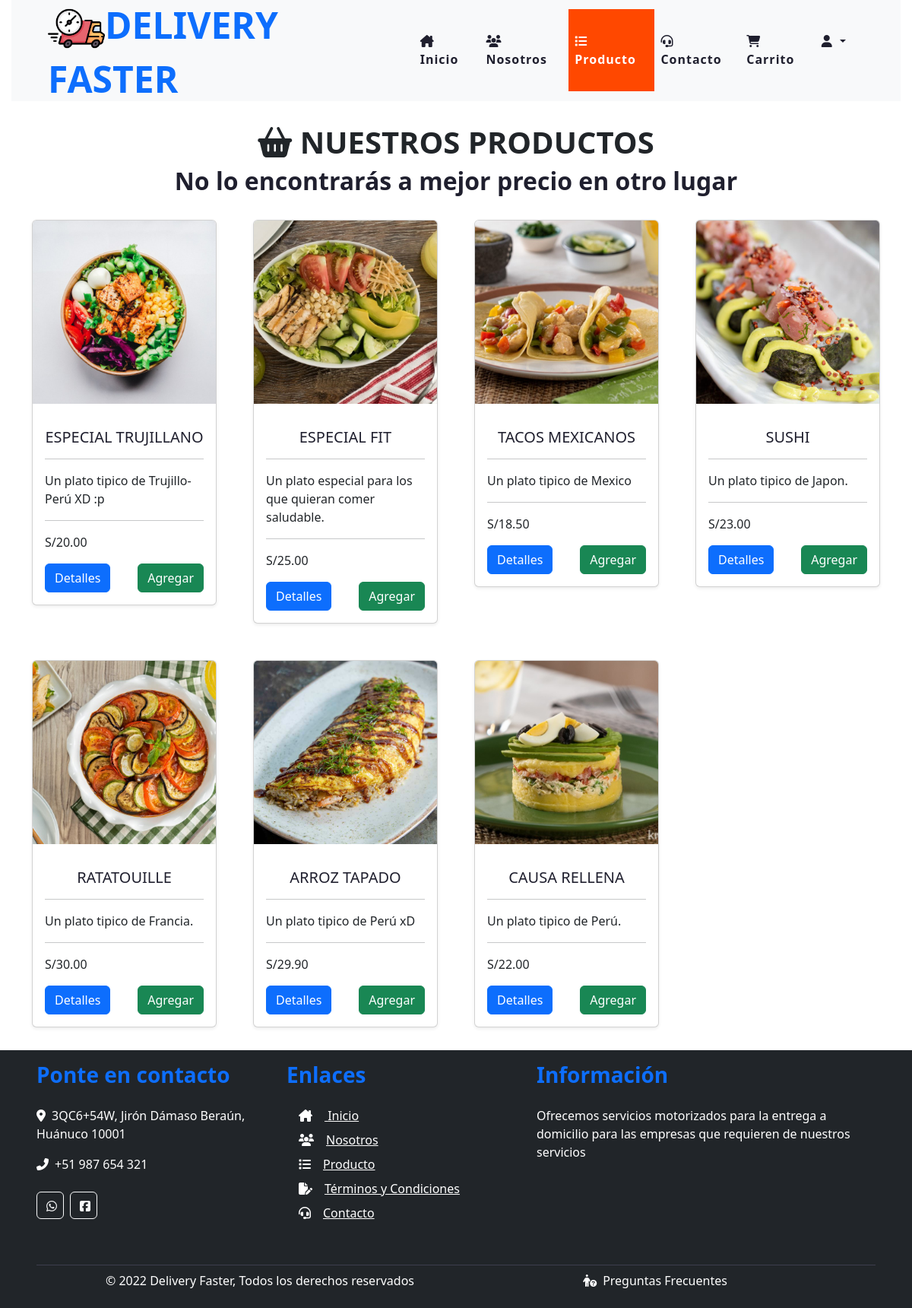
/iniciadoSesion/producto_iniciado.php, run on an earlier commit of the app's database.
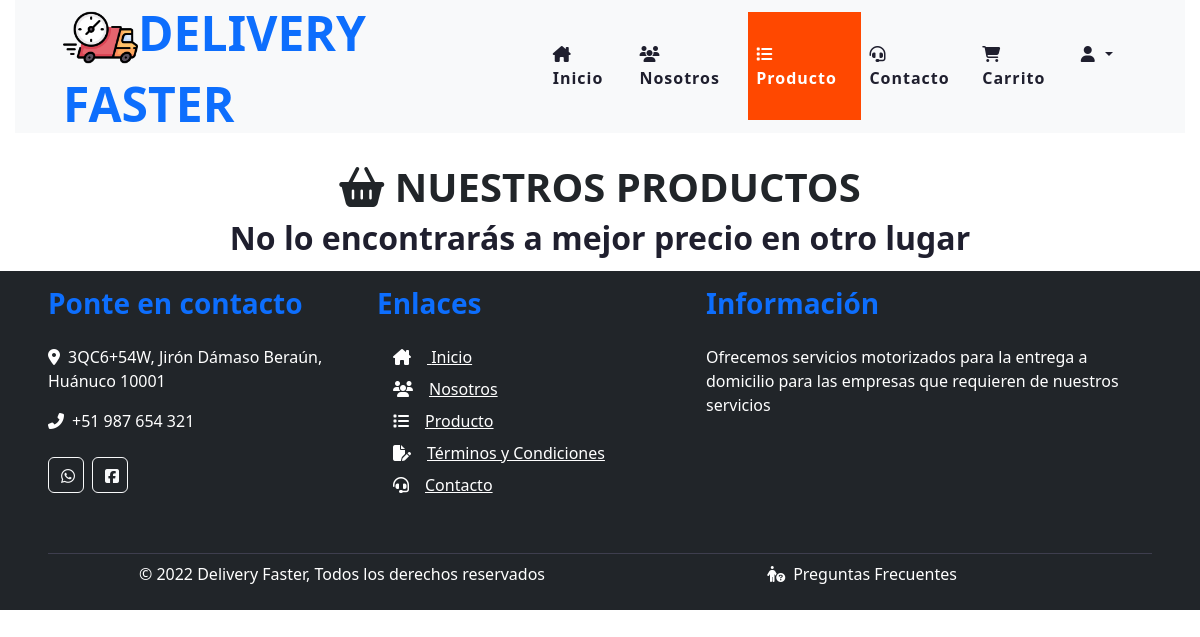
And on a later commit of the database.
### tables this page shows
CREATE TABLE `productos` (
  `id_prod` int(11) NOT NULL,
  `nombre_prod` varchar(150) NOT NULL,
  `precioUnidad_prod` decimal(10,2) NOT NULL,
  `stock_prod` int(11) DEFAULT NULL,
  `foto_prod` varchar(150) NOT NULL,
  `categoria_prod` int(11) NOT NULL,
  `estado_prod` int(1) NOT NULL
);

### iniciadoSesion/producto_iniciado.php (the view, shortened to what this page needs)
<?php $active_navbar=3;include "header_iniciado.php" ?>
    <main style="padding:30px 0;">
        <div class="container">
            <div class="text-center pb-2">
                    <h6 class="text-dark text-uppercase font-weight-bold fs-1"><i class="fa-solid fa-basket-shopping"></i> Nuestros productos</h6>
                    <h1 class="mb-4 fs-2">No lo encontrarás a mejor precio en otro lugar</h1>
            </div>
            <div class="row row-cols-1 row-cols-sm-2 row-cols-sm-3 row-cols-sm-4 g-5">
                <?php
                include "../conexiondb.php";
                $producto = "SELECT * FROM productos";
                $datos = mysqli_query($db, $producto);
                foreach($datos as $base){
                    ?>
                    <div class="col">
                        <form action="" method="POST">
                            <div class="card shadow-sm">
                                <figure class="block-4 image">
                                    <img class="card-img-top" src="../img/<?php echo $base['foto_prod'];?>"></a>
                                </figure>
                                <div class="card-body">
                                    <div class="text-center">
                                        <h5 class="card-title text-uppercase"> <?php echo $base['nombre_prod']; ?></h5><hr>
                                    </div>
                                    <p class="card-text "><?php echo $base['descripcion_prod']; ?></p><hr>
                                    <p class="card-text"> <?php  echo MONEDA . number_format($base['precioUnidad_prod'], 2, '.', ',');?></p>
                                    <div class="d-flex justify-content-between align-items-center">
                                        <div class="btn-group">
                                            <a href="detalle_prod_iniciado.php?id_prod=<?php echo $base['id_prod'];?> &token=<?php echo hash_hmac('sha1', $base['id_prod'], KEY_TOKEN); ?>" class="btn btn-primary"><i class="bi bi-ticket-detailed-fill"></i> Detalles</a>
                                        </div>
                                            <a href="carrito_iniciado.php" class="btn btn-success"><i class="bi bi-bag-fill"></i> Agregar</a>
                                    </div>
                                </div>
                            </div>
                        </form>
                    </div>
                <?php  } ?>
            </div>
        </div>
    </main>
<?php include "footer_iniciado.php" ?>

What changed in the data, as far as the page shows it:
removed productos: foto_prod (picture), nombre_prod "ESPECIAL TRUJILLANO", descripcion_prod "Un plato tipico de Trujillo-Perú XD :p", precioUnidad_prod "20.00"
removed productos: foto_prod (picture), nombre_prod "ESPECIAL FIT", descripcion_prod "Un plato especial para los que quieran comer saludable.", precioUnidad_prod "25.00"
removed productos: foto_prod (picture), nombre_prod "TACOS MEXICANOS", descripcion_prod "Un plato tipico de Mexico", precioUnidad_prod "18.50"
removed productos: foto_prod (picture), nombre_prod "SUSHI", descripcion_prod "Un plato tipico de Japon.", precioUnidad_prod "23.00"
removed productos: foto_prod (picture), nombre_prod "RATATOUILLE", descripcion_prod "Un plato tipico de Francia.", precioUnidad_prod "30.00"
removed productos: foto_prod (picture), nombre_prod "ARROZ TAPADO", descripcion_prod "Un plato tipico de Perú xD", precioUnidad_prod "29.90"
removed productos: foto_prod (picture), nombre_prod "CAUSA RELLENA", descripcion_prod "Un plato tipico de Perú.", precioUnidad_prod "22.00"
